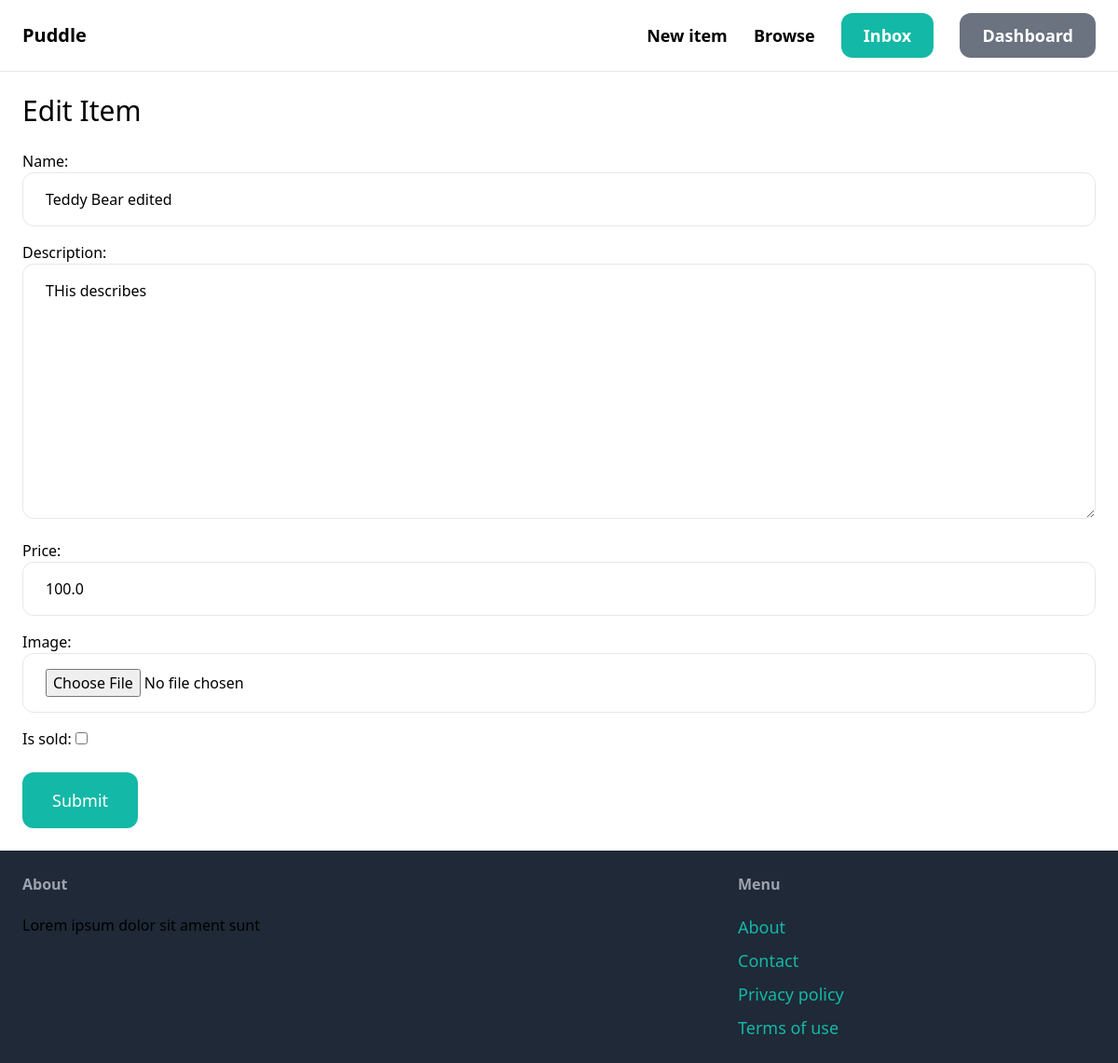
The app's page /items/edit/1/ (signed in) with its own data.
### item/models.py (models this page shows, shortened)
class Item(models.Model):
    category = models.ForeignKey(Category, related_name="items", on_delete=models.CASCADE)
    name = models.CharField(max_length=255)
    description = models.TextField(blank=True, null=True)
    price = models.FloatField()
    image = models.ImageField(upload_to="item_images", blank=True, null=True)
    is_sold = models.BooleanField(default=False)
    created_at = models.DateTimeField(auto_now_add=True)
    created_by = models.ForeignKey(User, related_name="items", on_delete=models.CASCADE)

### item/views.py (the view)
# urls.py: path("edit/<int:pk>/", views.edit, name="edit"),
@login_required
def edit(request, pk):
    item = get_object_or_404(Item, pk=pk, created_by=request.user)
    if request.method == "POST":
        form = EditItemForm(request.POST, request.FILES, instance=item)
        if form.is_valid():
            form.save()
            return redirect("item:detail", pk=item.id)
    else:
        form = EditItemForm(instance=item)
    return render(request, "item/form.html", {
        "form": form,
        "title": "Edit Item",
    })

### item/forms.py
class EditItemForm(forms.ModelForm):
    class Meta:
        model = Item
        fields = ("name", "description", "price", "image", "is_sold")
        widgets = {
            "name": forms.TextInput(attrs={
                "class": INPUT_CLASSES
            }),
            "description": forms.Textarea(attrs={
                "class": INPUT_CLASSES
            }),
            "price": forms.TextInput(attrs={
                "class": INPUT_CLASSES
            }),
            "image": forms.FileInput(attrs={
                "class": INPUT_CLASSES
            })
        }

### item/templates/item/form.html (shortened to what this page needs)
{% extends "core/base.html" %}
{% block content %}
    <h1 class="mb-6 text-3xl">{{ title }}</h1>
    <form method="post" action="." enctype="multipart/form-data">
        <div class="space-y-4">
            {{ form.as_p }}
        </div>
     <button class="mt-6 py-4 px-8 text-lg bg-teal-500 hover:bg-teal-700 rounded-xl text-white">Submit</button>
    </form>
{% endblock %}

### records on screen
Item: name "Teddy Bear edited", description "THis describes", price "100.0"

### other values on screen
{{ title }} "Edit Item"
